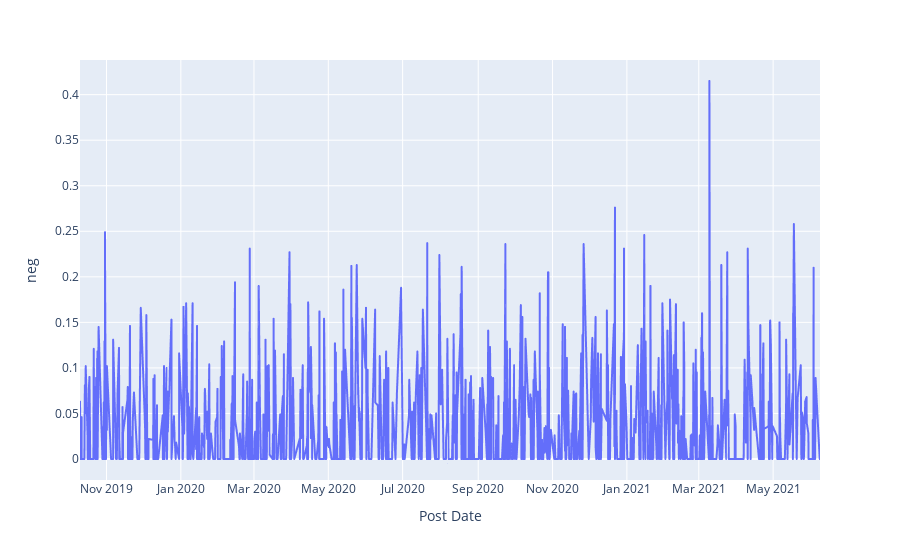

Notebook cell for this chart:
### Code cell
fig = px.line(df2, x='Post Date', y='neg')
fig.show()

### Figure 1 — Plotly figure (JSON) as saved in the notebook; plotly's stock layout.template omitted (floating-point values rounded to 4 significant figures; data arrays with more than 128 entries replaced by an {"elided": "..."} marker saying what was removed)
{"data": [{"hovertemplate": "Post Date=%{x}<br>neg=%{y}<extra></extra>", "legendgroup": "", "line": {"color": "#636efa", "dash": "solid"}, "mode": "lines", "name": "", "showlegend": false, "type": "scattergl", "x": {"elided": "1086 str values"}, "xaxis": "x", "y": {"elided": "1086 float values"}, "yaxis": "y"}], "layout": {"legend": {"tracegroupgap": 0}, "margin": {"t": 60}, "xaxis": {"anchor": "y", "domain": [0, 1], "title": {"text": "Post Date"}}, "yaxis": {"anchor": "x", "domain": [0, 1], "title": {"text": "neg"}}}}
